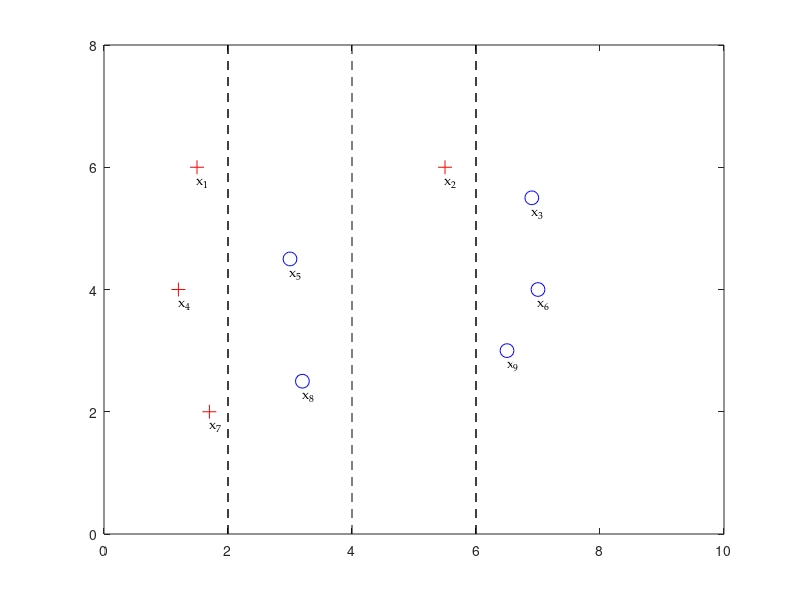

Write MATLAB code to recreate this figure.
clear *
tacke(1) = struct('x', 1.5, 'y', 6, 'labela', 'x_1', 'klasa', '+', 'tezina', 0.0);
tacke(2) = struct('x', 5.5, 'y', 6, 'labela', 'x_2', 'klasa', '+', 'tezina', 0.0);
tacke(3) = struct('x', 6.9, 'y', 5.5, 'labela', 'x_3', 'klasa', 'o', 'tezina', 0.0);
tacke(4) = struct('x', 1.2, 'y', 4, 'labela', 'x_4', 'klasa', '+', 'tezina', 0.0);
tacke(5) = struct('x', 3, 'y', 4.5, 'labela', 'x_5', 'klasa', 'o', 'tezina', 0.0);
tacke(6) = struct('x', 7, 'y', 4, 'labela', 'x_6', 'klasa', 'o', 'tezina', 0.0);
tacke(7) = struct('x', 1.7, 'y', 2, 'labela', 'x_7', 'klasa', '+', 'tezina', 0.0);
tacke(8) = struct('x', 3.2, 'y', 2.5, 'labela', 'x_8', 'klasa', 'o', 'tezina', 0.0);
tacke(9) = struct('x', 6.5, 'y', 3, 'labela', 'x_9', 'klasa', 'o', 'tezina', 0.0);

for i = 1:length(tacke)
    boja = 'b';
    if tacke(i).klasa == '+'
        boja = 'r';
    end
    r = plot(tacke(i).x, tacke(i).y, tacke(i).klasa, 'MarkerSize', 10);
    set(r, 'Color', boja);
    hold on;
    tacke(i).tezina = 1.0 / length(tacke);
    text(tacke(i).x, tacke(i).y-0.25, strcat('x_', num2str(i)), 'FontName', 'Palatino Linotype');
end
xlim([0, 10]);
ylim([0, 8]);

minx = min(floor(vertcat(tacke.x)-1))
maxx = max(ceil(vertcat(tacke.x)));
for i = minx:maxx
    y(i*2+1) = struct('l', -inf, 'r', i, 'znacaj', 0.0);
    y(i*2+2) = struct('l', i, 'r', inf, 'znacaj', 0.0);
end
maksimalni_broj_iteracija = 5;
iteracija = 1;
while iteracija <= maksimalni_broj_iteracija
    greske = zeros(length(y), 1);
    for i = 1:length(y)
        for j = 1:length(tacke)
            if (tacke(j).x >= y(i).l && tacke(j).x < y(i).r && tacke(j).klasa == 'o') ...
                    || ((tacke(j).x < y(i).l || tacke(j).x >= y(i).r) && tacke(j).klasa == '+')
                greske(i) = greske(i) + tacke(j).tezina;
            end
        end
    end
    [greska, indeks] = min(greske);
    znacaj = 0.5 * log((1 - greska)/greska);
    Y(iteracija) = struct('l', y(indeks).l, 'r', y(indeks).r, 'znacaj', znacaj);
    for i = 1:length(tacke)
        if tacke(i).x >= y(indeks).l && tacke(i).x < y(indeks).r && tacke(i).klasa == '+' ...
                || ((tacke(i).x < y(indeks).l || tacke(i).x >= y(indeks).r) && tacke(i).klasa == 'o')
            tacke(i).tezina = tacke(i).tezina * 0.5 * (1 / (1 - greska));
        else
            tacke(i).tezina = tacke(i).tezina * 0.5 * (1 / greska);
        end
    end
    iteracija = iteracija + 1;
end
hold on;
for i = 1:length(Y)
    plot([Y(i).l, Y(i).l], [0, 10], 'k--');
    plot([Y(i).r, Y(i).r], [0, 10], 'k--');
end
ukupno = 0;
tacka = 3.5;
for i = 1:5
    if (Y(i).l <= tacka && Y(i).r > tacka)
        ukupno = ukupno + Y(i).znacaj;
    else
        ukupno = ukupno - Y(i).znacaj;
    end
end
sign(ukupno)